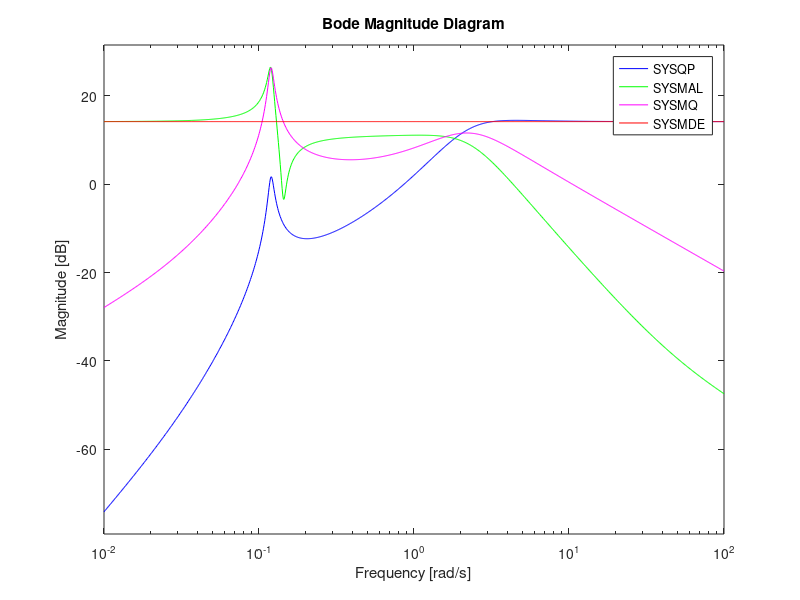

Source code (MATLAB):
% Frequency response magnitudes of the individual terms in the pitching
% moment equation as a function of the input signal frequency.
% Test case specified by Equations (2.6) and (2.7)
%
% Chapter 2: Data Gathering 
% "Flight Vehicle System Identification - A Time Domain Methodology"
% Second Edition
% Author: Ravindra V. Jategaonkar
% published by AIAA, Reston, VA 20191, USA


% State matrix
A = [-0.0091  9.43   0    -9.80665;...
     -0.0022 -0.867  1     0;...
      0      -3.49  -2.04  0;...
      0       0      1     0];

% Control Matrix
B = [0 -0.11 -5.09 0]';

% Frequency vector (rad/s)
% W=(0.1:0.1:100);
% W=logspace(-1, 2, 100);

% Pitch acceleration qdot
C = [0 -3.49 -2.04 0];
D = [-5.09];
SYSQP = ss(A,B,C,D);

% M-Alpha contribution  
C = [0 -3.49 0 0];
D = [0];
SYSMAL = ss(A,B,C,D);

% M-Q contribution  
C = [0 0 -2.04 0];
D = [0];
SYSMQ = ss(A,B,C,D);

% M-DE contribution  
C = [0 0 0 0];
D = [-5.09];
SYSMDE = ss(A,B,C,D);

% Bode magnitude plot
bodemag(SYSQP,'b',SYSMAL,'g',SYSMQ,'m',SYSMDE,'r', {0.01 100}); grid

